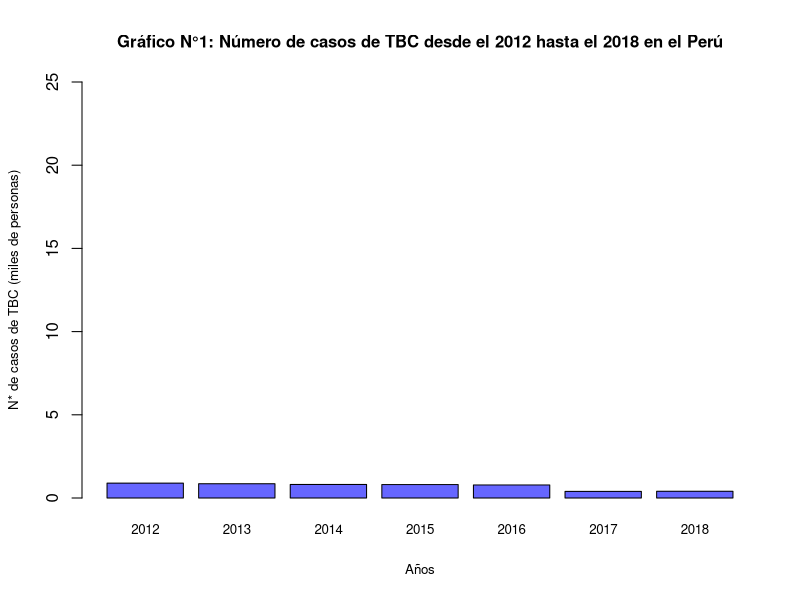
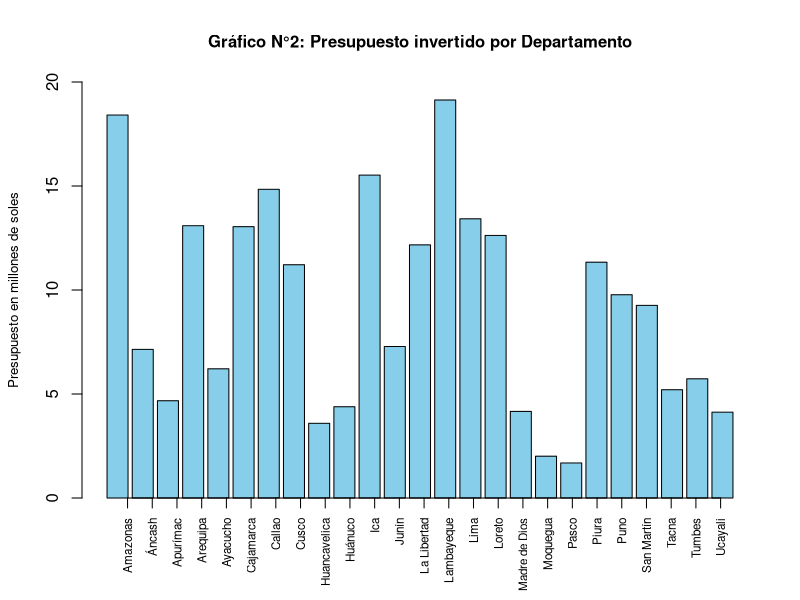
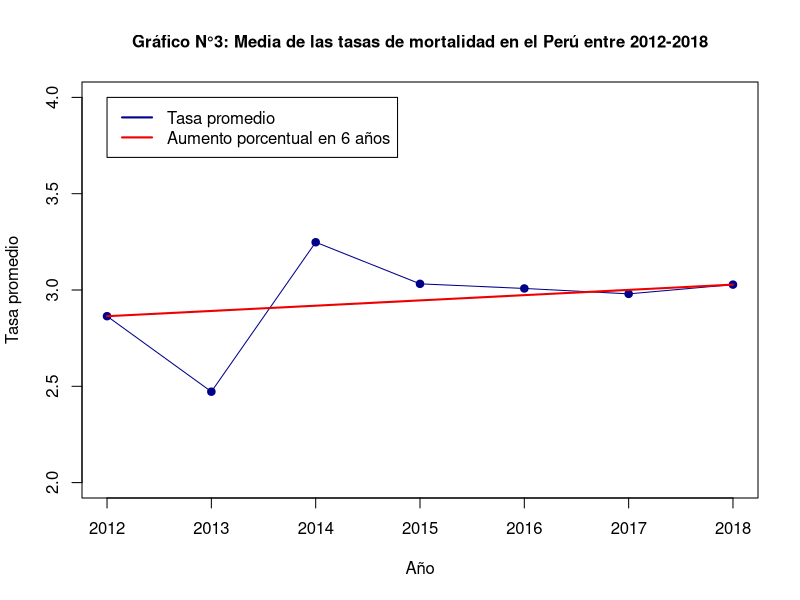
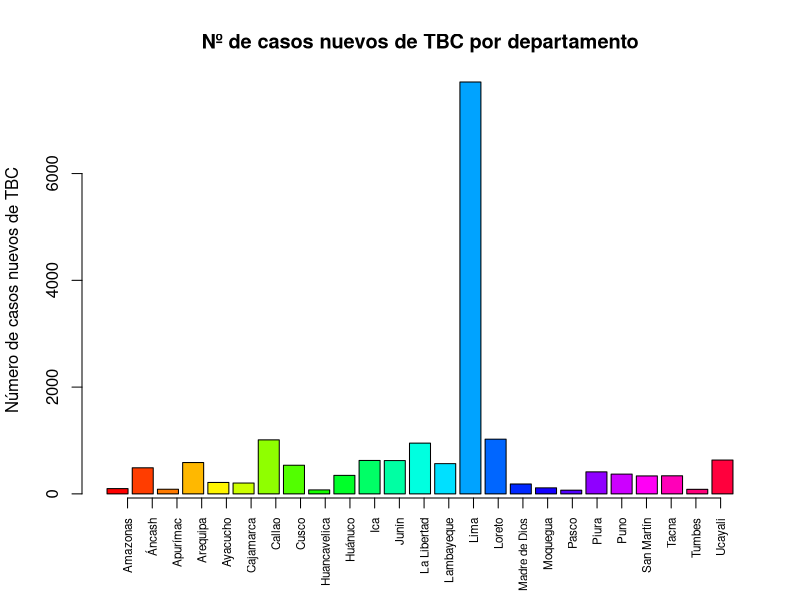
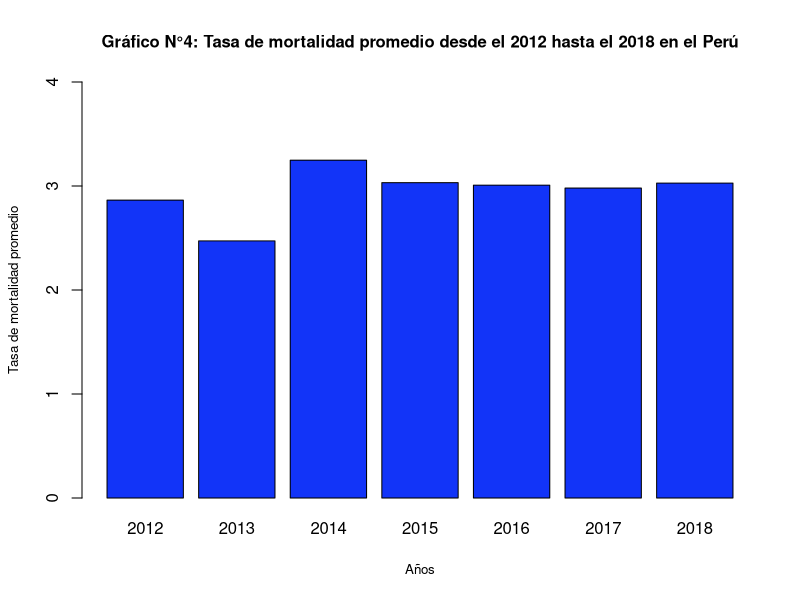
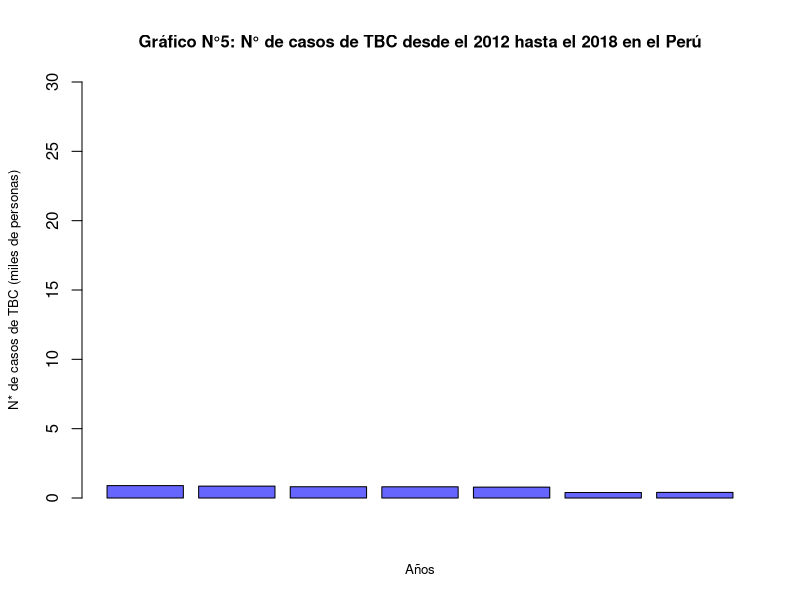
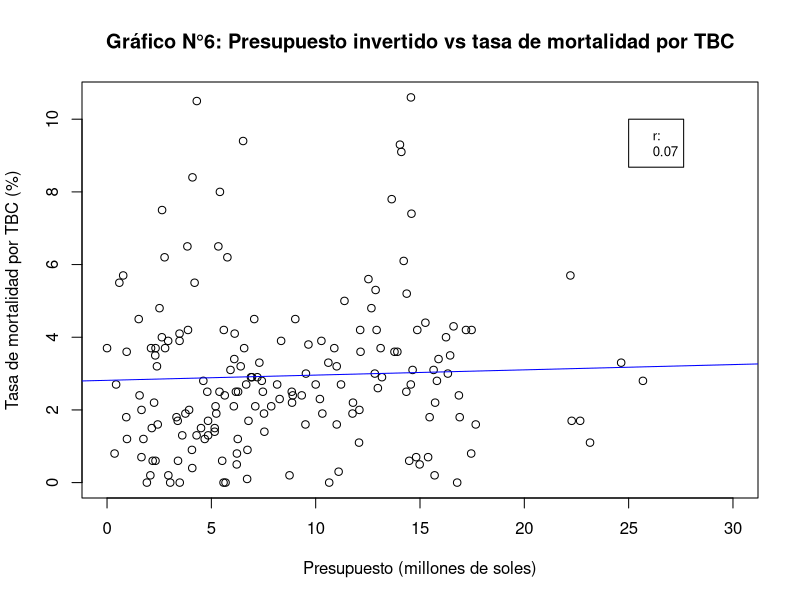
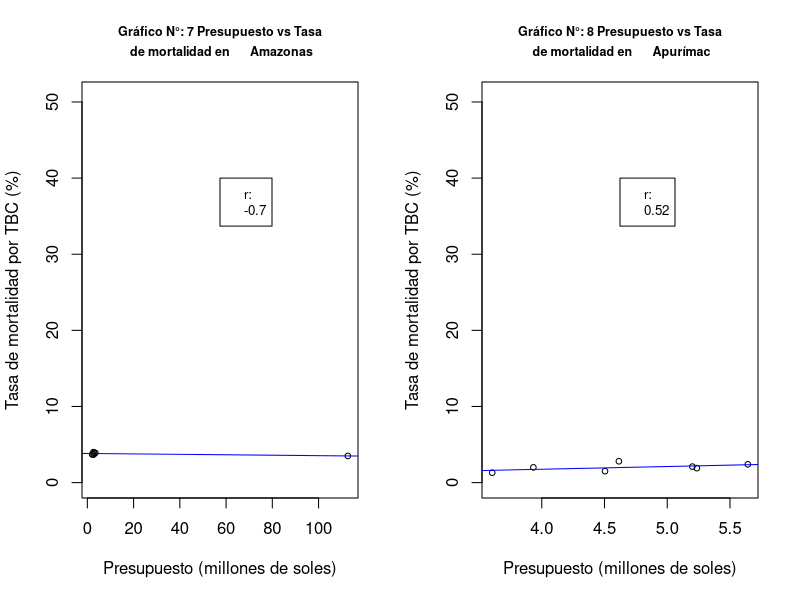

These figures' R source, in order:
## ---- chunk 1
datos <- read.csv(file = "Datos.csv", fileEncoding = "UTF-8")
## ---- chunk 2
x<-0
morbilidad_porr_anho<-c()
anhos<-c()
for (i in 2012:2018){
       x<-x+1
       morbilidad_porr_anho[x]<-mean(datos$Numero.de.casos.Nuevos[datos$Año==i])
       anhos[x]<-i
}
casos <- morbilidad_porr_anho/1000
names(casos)<-anhos
barplot(casos,main="Gráfico N°1: Número de casos de TBC desde el 2012 hasta el 2018 en el Perú"
        ,ylab ="N* de casos de TBC (miles de personas)"
        ,xlab ="Años"
        ,ylim=c(0,25)
        ,cex.main=1.25
        ,cex.lab=0.8
        ,col = "#6666FF"
        ,cex.main=1
        ,cex.names = 0.8)
## ---- chunk 3
departamentos1<-unique(datos$Departamento)
Departamentos<-datos$Departamento
Morbilidad<-datos$Morbilidad
Presupuesto.orientado<-datos$Presupuesto.para.el.programa.orientado.a.disminuir.la.incidencia.de.TBC.y.VIH
datos4<-data.frame(Departamentos,Morbilidad,Presupuesto.orientado)

Morbilidad2<-c()
Presupuesto.orientado2<-c()
for (i in 1:25){
aux<-sum(datos4$Morbilidad[which(datos4$Departamentos==Departamentos[c(i)])])/7
Morbilidad2<-c(Morbilidad2,aux)
aux2<-sum(datos4$Presupuesto.orientado[which(datos4$Departamentos==Departamentos[c(i)])])/7
Presupuesto.orientado2<-c(Presupuesto.orientado2,aux2)
}

P<-Presupuesto.orientado2/1000000

Departamentos2<-Departamentos[c(1,2,3,4,5,6,7,8,9,10,11,12,13,14,15,16,17,18,19,20,21,22,23,24,25)]
datos5<-data.frame(Departamentos2,Morbilidad2,Presupuesto.orientado2)
barplot(P,main="Gráfico N°2: Presupuesto invertido por Departamento"
        ,ylab = "Presupuesto en millones de soles"
        ,width = 0.85
        ,col = "skyblue"
        ,ylim =c(0,20)
        ,cex.main=1
        ,cex.lab=0.8)
axis(1,at=1:25,labels = departamentos1,las=3,cex.axis=0.7)

## ---- chunk 4
z<-0
tasademortalidadprom<-c()
años<-c()
for(i in 2012:2018){
  z<-z+1
  tasademortalidadprom[z]<- mean(datos$Tasa.de.mortalidad[datos$Año==i])
  años[z]<-i
}
Vs=(seq(from=tasademortalidadprom[1],to=tasademortalidadprom[7],by=(tasademortalidadprom[7]-tasademortalidadprom[1])/6))
plot(y=tasademortalidadprom,x = 2012:2018
     ,main = "Gráfico N°3: Media de las tasas de mortalidad en el Perú entre 2012-2018"
     ,xlab = "Año"
     ,ylab = "Tasa promedio"
     ,ylim = c(2,4)
     ,type ="o"
     ,pch = 19
     ,cex.main=1
     ,col = c("blue4"));
lines(y=Vs,x = 2012:2018, col="red2",lwd=2)
legend(2012,4,legend=c("Tasa promedio","Aumento porcentual en 6 años"),col=c("blue4","red2"),lwd=2)

## ---- chunk 5
Departamentos <-datos[,"Departamento"]
Numero.de.casos.nuevos<-datos[,"Numero.de.casos.Nuevos"]

datos2<-data.frame(Departamentos,Numero.de.casos.nuevos)
Numero.de.casos.nuevos2<-c()
for (i in 1:25)
{
aux<-sum(datos2$Numero.de.casos.nuevos[which(datos2$Departamentos==Departamentos[c(i)])])/7
Numero.de.casos.nuevos2<-c(Numero.de.casos.nuevos2,aux)
}
Departamentos2<-Departamentos[c(1,2,3,4,5,6,7,8,9,10,11,12,13,14,15,16,17,18,19,20,21,22,23,24,25)]
datos3<-data.frame(Departamentos2,Numero.de.casos.nuevos2)

dep<-c("Amazonas","Áncash","Apurímac","Arequipa","Ayacucho","Cajamarca","Callao","Cusco","Huancavelica","Huánuco","Ica","Junín","La Libertad","Lambayeque","Lima","Loreto","Madre de Dios","Moquegua","Pasco","Piura","Puno","San Martín","Tacna","Tumbes","Ucayali")

barplot(datos3$Numero.de.casos.nuevos2,main = "Nº de casos nuevos de TBC por departamento",width=0.85 ,ylab =  "Número de casos nuevos de TBC", col=rainbow(25))
axis(1,at=1:25,labels = dep,las=3,cex.axis=0.7)
## ---- chunk 6

cases<-tasademortalidadprom
names(cases)<-años
barplot(cases,main="Gráfico N°4: Tasa de mortalidad promedio desde el 2012 hasta el 2018 en el Perú"
        ,ylab ="Tasa de mortalidad promedio"
        ,xlab ="Años"
        ,ylim=c(0,4)
        ,cex.main=1
        ,cex.lab=0.8
        ,col = "#1234F8")
## ---- chunk 7

casos <- morbilidad_porr_anho/1000
barplot(casos
        ,main="Gráfico N°5: N° de casos de TBC desde el 2012 hasta el 2018 en el Perú"
        ,ylab ="N* de casos de TBC (miles de personas)"
        ,xlab ="Años"
        ,ylim=c(0,30)
        ,cex.main=1
        ,cex.lab=0.8
        ,col = "#6666FF")
## ---- chunk 8
Presupuesto_millones<-datos$Presupuesto.para.el.programa.orientado.a.disminuir.la.incidencia.de.TBC.y.VIH/1000000
tasa_mortalidad<-datos$Tasa.de.mortalidad
plot(Presupuesto_millones,tasa_mortalidad 
     ,main="Gráfico N°6: Presupuesto invertido vs tasa de mortalidad por TBC"
     ,ylab="Tasa de mortalidad por TBC (%)"
     ,xlab="Presupuesto (millones de soles)"
     ,xlim=c(0,30))
abline(lm(tasa_mortalidad~Presupuesto_millones), col="blue")
coeficiente_es<-c("r:",round(cor(Presupuesto_millones, tasa_mortalidad),2))
legend(25, 10,legend=c(coeficiente_es),cex=0.8)
## ---- chunk 9
par(mfrow=c(1,2))
x<-6
for (i in 1:length(departamentos1)){
Presupuesto_millones<-datos$Presupuesto.para.el.programa.orientado.a.disminuir.la.incidencia.de.TBC.y.VIH[datos$Departamento==departamentos1[i]]/1000000
tasa_mortalidad<-datos$Tasa.de.mortalidad[datos$Departamento==departamentos1[i]]
cor(Presupuesto_millones, tasa_mortalidad)
coeficiente<-round(cor(Presupuesto_millones, tasa_mortalidad),2)
if(abs(coeficiente)>=0.5){
x<-x+1
nombre_depa<-c(paste("Gráfico N°:",toString(x),"Presupuesto vs Tasa",sep = " "),paste(" de mortalidad en\t", toString(departamentos1[i]),sep = " "))
plot(Presupuesto_millones 
     ,tasa_mortalidad,ylab="Tasa de mortalidad por TBC (%)"
     ,xlab="Presupuesto (millones de soles)"
     ,ylim = c(0,max(datos$Tasa.de.mortalidad)+40)
     ,main=nombre_depa
     ,cex.main=0.75
     ,cex= 0.75)
abline(lm(tasa_mortalidad~Presupuesto_millones), col="blue")
coeficiente_es<-c("r:",coeficiente)
legend((max(Presupuesto_millones)+min(Presupuesto_millones))/2,  40,legend=c(coeficiente_es),cex=0.8)
}}
## ---- chunk 10
Departamentos<-datos$Departamento
Morbilidad<-datos$Morbilidad
Presupuesto.orientado<-datos$Presupuesto.para.el.programa.orientado.a.disminuir.la.incidencia.de.TBC.y.VIH
datos4<-data.frame(Departamentos,Morbilidad,Presupuesto.orientado)
Morbilidad2<-c()
Presupuesto.orientado2<-c()
for (i in 1:25)
{
aux<-sum(datos4$Morbilidad[which(datos4$Departamentos==Departamentos[c(i)])])/7
Morbilidad2<-c(Morbilidad2,aux)
aux2<-sum(datos4$Presupuesto.orientado[which(datos4$Departamentos==Departamentos[c(i)])])/7
Presupuesto.orientado2<-c(Presupuesto.orientado2,aux2)
}
P<-Presupuesto.orientado2/1000000
Departamentos2<-Departamentos[c(1,2,3,4,5,6,7,8,9,10,11,12,13,14,15,16,17,18,19,20,21,22,23,24,25)]
barplot(Morbilidad2,main="Gráfico N°12: Morbilidad de TBC por departamento"
        ,ylab = "Morbilidad de TBC"
        ,width = 0.85
        ,col = "skyblue"
        ,ylim =c(0,12000))
axis(1,at=1:25,labels = departamentos1,las=3,cex.axis=0.7)
abline(h=201,col="red",lwd=1)
barplot(P,main="Gráfico N°13: Presupuesto invertido por departamento"
        ,ylab = "Presupuesto en millones de soles"
        ,width = 0.85
        ,col = "skyblue"
        ,ylim =c(0,20)
        ,cex.main=1)
axis(1,at=1:25,labels = departamentos1,las=3,cex.axis=0.7)
abline(h=5.125517,col="red",lwd=1)
q1<-quantile(P)
q2<-quantile(Morbilidad2)

## ---- chunk 11
dato6<-datos5$Departamentos2[which(datos5$Presupuesto.orientado2<=5125517)]
morb3<-datos5$Morbilidad2[which(datos5$Presupuesto.orientado2<=5125517)]
## ---- chunk 12
barplot(morb3,main="Gráfico N°14: Morbilidad de departamentos con bajo presupuesto"
        ,ylab = "Morbilidad"
        ,width = 0.85
        ,col = "skyblue"
        ,ylim =c(0,1000)
        ,cex.axis = 0.85
        ,cex.names = 0.8
        ,cex.main=1)
axis(1,at=1:7,labels = dato6,las=3,cex.axis=0.7)
abline(h=median(Morbilidad2),col="blue",lwd=1)
abline(h=201,col="red",lwd=1)
abline(h=mean(morb3),col="green",lwd=1)
legend(0,1000,legend=c("mediana\nde morbilidad"),col=c("blue"),lwd=1,cex=0.8)
legend(2,1000,legend=c("primer cuartil\nde morbilidad"),col=c("red"),lwd=1,cex=0.8)
legend(4,1000,legend=c("media de morbilidad de departamentos\n con menor presupuesto"),col=c("green"),lwd=1,cex=0.8)
## ---- chunk 13
plot(x=datos$Numero.de.casos.Nuevos,y=datos$Presupuesto.para.el.programa.orientado.a.disminuir.la.incidencia.de.TBC.y.VIH
     ,xlab = "Número de casos nuevos por departamento"
     ,ylab = "Presupuesto por departamento"
     ,main = "Gráfico N°15: Presupuesto invertido VS. Número de casos nuevos"
     ,cex.main=1)
plot(x = datos$Numero.de.casos.Nuevos,y = datos$Presupuesto.para.el.programa.orientado.a.disminuir.la.incidencia.de.TBC.y.VIH
     ,ylim = c(0,3*10^7),xlim=c(0,1250)
     ,xlab = "Número de casos nuevos por departamento"
     ,ylab = "Presupuesto por departamento"
     ,main = "Gráfico N°16: Presupuesto invertido VS. Número de casos nuevos (ampliado)"
     ,cex.main=1)
